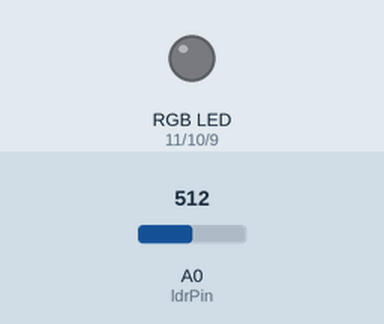
A sketch run on a simulated Arduino Uno, built with avr-gcc and run on an emulated ATmega328P. Parts: an RGB LED mixed from three pins (HIGH = lit). The inputs (shaded band) are chosen by the test bench; at power-on: A0 (ldrPin) = 512. Dim RGB values are drawn brighter than linear.

Above: at 1.2 s.
1.3 s: A0 (ldrPin) set to 591
2.8 s: A0 (ldrPin) set to 608
At 5.58 s:
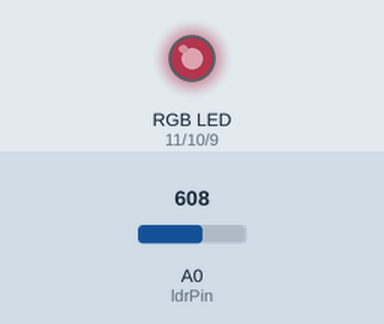
At 10.85 s:
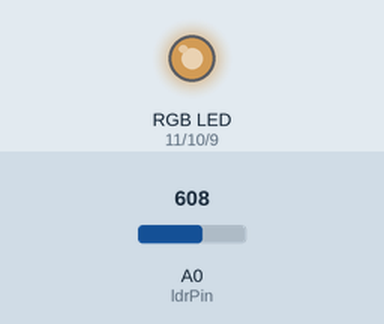
Timing chart, 0 to 20.8 s (numbered marks = the images above; inputs shaded):
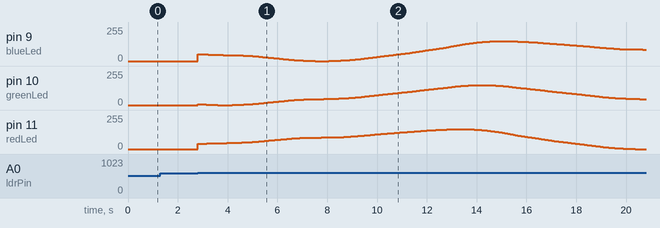

The sketch:

mood_lamp.ino
```cpp
// (licence header left out)
int pulseSpeed = 1;
int ldrPin = 0; // LDR (Light Dependent Resistor) in Analog 0
int redLed = 11;
int greenLed = 10;
int blueLed = 9;
int ambientLight; // light value in the room
int power = 150;
float RGB[3];
float CommonMathVariable = 180/PI;

void setup() {
  // put your setup code here, to run once:

  // tells the UNO R3 to send data out to the LEDs
  pinMode(redLed, OUTPUT);
  pinMode(greenLed, OUTPUT);
  pinMode(blueLed, OUTPUT);

  // sets all the outputs to LOW (off)
  digitalWrite(redLed, LOW);
  digitalWrite(greenLed, LOW);
  digitalWrite(blueLed, LOW);
}

void loop() {
  // put your main code here, to run repeatedly:
  for(float x = 0; x < PI; x = x + -.00001) {

    // red LED
    RGB[0] = power * abs(sin(x * (CommonMathVariable)));

    // green LED
    RGB[1] = power * abs(sin((x + PI/3) * (CommonMathVariable)));

    // blue LED
    RGB[2] = power * abs(sin((x + (2 * PI) / 3) * (CommonMathVariable)));

    ambientLight = analogRead(ldrPin);

    if(ambientLight > 600) {
      analogWrite(redLed, RGB[0]);
      analogWrite(greenLed, RGB[1]);
      analogWrite(blueLed, RGB[2]);
    }
    else {
      digitalWrite(redLed, LOW);
      digitalWrite(greenLed, LOW);
      digitalWrite(blueLed, LOW);
    }

    // Calculate the delay for each color depending on color
    // brightness; brighter LEDs will change colour slower
    for(int i = 0; i < 3; i++) {
      if(RGB[i] < 1) {
        delay(20 * pulseSpeed);
      }
      else if (RGB[i] < 5) {
        delay(10 * pulseSpeed);
      }
      else if (RGB[i] < 10) {
        delay(2 * pulseSpeed);
      }
      else if (RGB[i] < 100) {
        delay(1 * pulseSpeed);
      }
      else {}
    }

    delay(1);
  }
}
```

Measured:
- the behaviour switches between 600 and 601 on A0 (ldrPin) (found by bisection; images 0 and 1)
- after the input at 1.3 s, every drawn part: stays the same
- after the input at 2.8 s, pin 11 (redLed): rises from 0/255 to 149/255 in 10.2 s, then falls to 0/255 in 7.3 s
